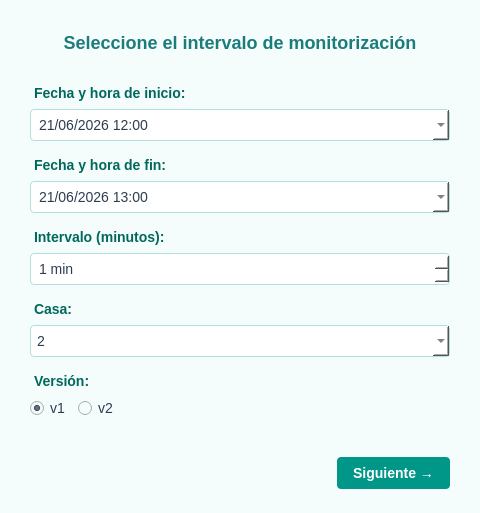
<?xml version="1.0" encoding="UTF-8"?>
<ui version="4.0">
 <class>TimeRange</class>
 <widget class="QWidget" name="TimeRange">
  <property name="geometry">
   <rect>
    <x>0</x>
    <y>0</y>
    <width>480</width>
    <height>420</height>
   </rect>
  </property>
  <property name="windowTitle">
   <string>Intervalo de monitorización</string>
  </property>
  <property name="styleSheet">
   <string notr="true">
    QWidget {
        background-color: #F5FCFC;
        font-family: "Segoe UI", "Roboto", sans-serif;
        font-size: 14px;
        color: #2C3E50;
    }
    QLabel#titleLabel {
        font-size: 18px;
        font-weight: bold;
        color: #1C7C7C;
        padding: 8px;
    }
    QLabel#startLabel, QLabel#endLabel, QLabel#intervalLabel,
    QLabel#houseLabel, QLabel#versionLabel {
        font-size: 14px;
        font-weight: bold;
        color: #00695C;
        margin-top: 8px;
    }
    QDateTimeEdit {
        background-color: #FFFFFF;
        border: 1px solid #B2DFDB;
        border-radius: 4px;
        padding: 6px;
        color: #2C3E50;
    }
    QDateTimeEdit:focus {
        border: 1px solid #26A69A;
    }
    QSpinBox {
        background-color: #FFFFFF;
        border: 1px solid #B2DFDB;
        border-radius: 4px;
        padding: 6px;
        color: #2C3E50;
    }
    QSpinBox:focus {
        border: 1px solid #26A69A;
    }
    QComboBox {
        background-color: #FFFFFF;
        border: 1px solid #B2DFDB;
        border-radius: 4px;
        padding: 6px;
        color: #2C3E50;
    }
    QComboBox:focus {
        border: 1px solid #26A69A;
    }
    QRadioButton {
        color: #2C3E50;
    }
    QPushButton {
        background-color: #26A69A;
        color: white;
        border: none;
        border-radius: 4px;
        padding: 8px 16px;
        font-weight: bold;
    }
    QPushButton:hover {
        background-color: #00897B;
    }
    QPushButton:pressed {
        background-color: #00796B;
    }
    QPushButton#nextButton {
        background-color: #009688;
    }
    QPushButton#nextButton:hover {
        background-color: #00796B;
    }
   </string>
  </property>
  <layout class="QVBoxLayout" name="mainLayout">
   <property name="spacing">
    <number>16</number>
   </property>
   <property name="leftMargin">
    <number>30</number>
   </property>
   <property name="topMargin">
    <number>24</number>
   </property>
   <property name="rightMargin">
    <number>30</number>
   </property>
   <property name="bottomMargin">
    <number>24</number>
   </property>
   <item>
    <widget class="QLabel" name="titleLabel">
     <property name="text">
      <string>Seleccione el intervalo de monitorización</string>
     </property>
     <property name="alignment">
      <set>Qt::AlignCenter</set>
     </property>
    </widget>
   </item>
   <item>
    <layout class="QVBoxLayout" name="dateTimeLayout">
     <property name="spacing">
      <number>8</number>
     </property>
     <item>
      <widget class="QLabel" name="startLabel">
       <property name="text">
        <string>Fecha y hora de inicio:</string>
       </property>
      </widget>
     </item>
     <item>
      <widget class="QDateTimeEdit" name="startDateTime">
       <property name="displayFormat">
        <string>dd/MM/yyyy HH:mm</string>
       </property>
       <property name="calendarPopup">
        <bool>true</bool>
       </property>
       <property name="dateTime">
        <datetime>
         <year>2026</year>
         <month>06</month>
         <day>21</day>
         <hour>12</hour>
         <minute>00</minute>
        </datetime>
       </property>
      </widget>
     </item>
     <item>
      <widget class="QLabel" name="endLabel">
       <property name="text">
        <string>Fecha y hora de fin:</string>
       </property>
      </widget>
     </item>
     <item>
      <widget class="QDateTimeEdit" name="endDateTime">
       <property name="displayFormat">
        <string>dd/MM/yyyy HH:mm</string>
       </property>
       <property name="calendarPopup">
        <bool>true</bool>
       </property>
       <property name="dateTime">
        <datetime>
         <year>2026</year>
         <month>06</month>
         <day>21</day>
         <hour>13</hour>
         <minute>00</minute>
        </datetime>
       </property>
      </widget>
     </item>
     <item>
      <widget class="QLabel" name="intervalLabel">
       <property name="text">
        <string>Intervalo (minutos):</string>
       </property>
      </widget>
     </item>
     <item>
      <widget class="QSpinBox" name="intervalSpinBox">
       <property name="minimum">
        <number>1</number>
       </property>
       <property name="maximum">
        <number>1440</number>
       </property>
       <property name="value">
        <number>1</number>
       </property>
       <property name="suffix">
        <string> min</string>
       </property>
      </widget>
     </item>
     <!-- Nuevo: selección de casa -->
     <item>
      <widget class="QLabel" name="houseLabel">
       <property name="text">
        <string>Casa:</string>
       </property>
      </widget>
     </item>
     <item>
      <widget class="QComboBox" name="houseComboBox">
       <item>
        <property name="text">
         <string>2</string>
        </property>
       </item>
       <item>
        <property name="text">
         <string>3</string>
        </property>
       </item>
       <item>
        <property name="text">
         <string>6</string>
        </property>
       </item>
       <item>
        <property name="text">
         <string>7</string>
        </property>
       </item>
       <item>
        <property name="text">
         <string>8</string>
        </property>
       </item>
       <item>
        <property name="text">
         <string>9</string>
        </property>
       </item>
       <item>
        <property name="text">
         <string>10</string>
        </property>
       </item>
      </widget>
     </item>
     <!-- Nuevo: versión v1 / v2 -->
     <item>
      <widget class="QLabel" name="versionLabel">
       <property name="text">
        <string>Versión:</string>
       </property>
      </widget>
     </item>
     <item>
      <layout class="QHBoxLayout" name="versionLayout">
       <item>
        <widget class="QRadioButton" name="v1RadioButton">
         <property name="text">
          <string>v1</string>
         </property>
         <property name="checked">
          <bool>true</bool>
         </property>
        </widget>
       </item>
       <item>
        <widget class="QRadioButton" name="v2RadioButton">
         <property name="text">
          <string>v2</string>
         </property>
        </widget>
       </item>
       <item>
        <spacer name="horizontalSpacer_version">
         <property name="orientation">
          <enum>Qt::Horizontal</enum>
         </property>
         <property name="sizeHint" stdset="0">
          <size>
           <width>40</width>
           <height>20</height>
          </size>
         </property>
        </spacer>
       </item>
      </layout>
     </item>
     <item>
      <widget class="QLabel" name="errorLabel">
       <property name="text">
        <string/>
       </property>
       <property name="styleSheet">
        <string>color: red; font-size: 12px;</string>
       </property>
       <property name="alignment">
        <set>Qt::AlignRight</set>
       </property>
      </widget>
     </item>
    </layout>
   </item>
   <item>
    <layout class="QHBoxLayout" name="navigationLayout">
     <property name="spacing">
      <number>12</number>
     </property>
     <item>
      <spacer name="horizontalSpacer">
       <property name="orientation">
        <enum>Qt::Horizontal</enum>
       </property>
       <property name="sizeHint" stdset="0">
        <size>
         <width>40</width>
         <height>20</height>
        </size>
       </property>
      </spacer>
     </item>
     <item>
      <widget class="QPushButton" name="nextButton">
       <property name="text">
        <string>Siguiente →</string>
       </property>
      </widget>
     </item>
    </layout>
   </item>
  </layout>
 </widget>
 <resources/>
 <connections/>
</ui>
